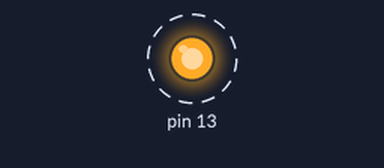
The sketch below on a simulated Arduino Uno, built with avr-gcc and run on an emulated ATmega328P. On the bench: output pins drawn as LEDs (lit = HIGH). Dashed ring = blinking.

Above: at 0.3 s.
Timing chart, 0 to 3.3 s (numbered marks = the images above):
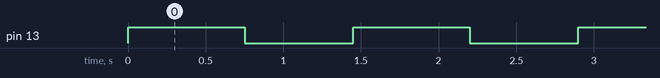

The sketch:

basic-led-blink.ino
```cpp
void setup()
{
  pinMode (13 , OUTPUT);
}

void loop()
{
  digitalWrite (13 , HIGH);
  delay(750);
  digitalWrite (13 , LOW);
  delay(700);
}
```

Measured:
- by itself, pin 13: alternates HIGH for 0.75 s and LOW for 0.70 s
